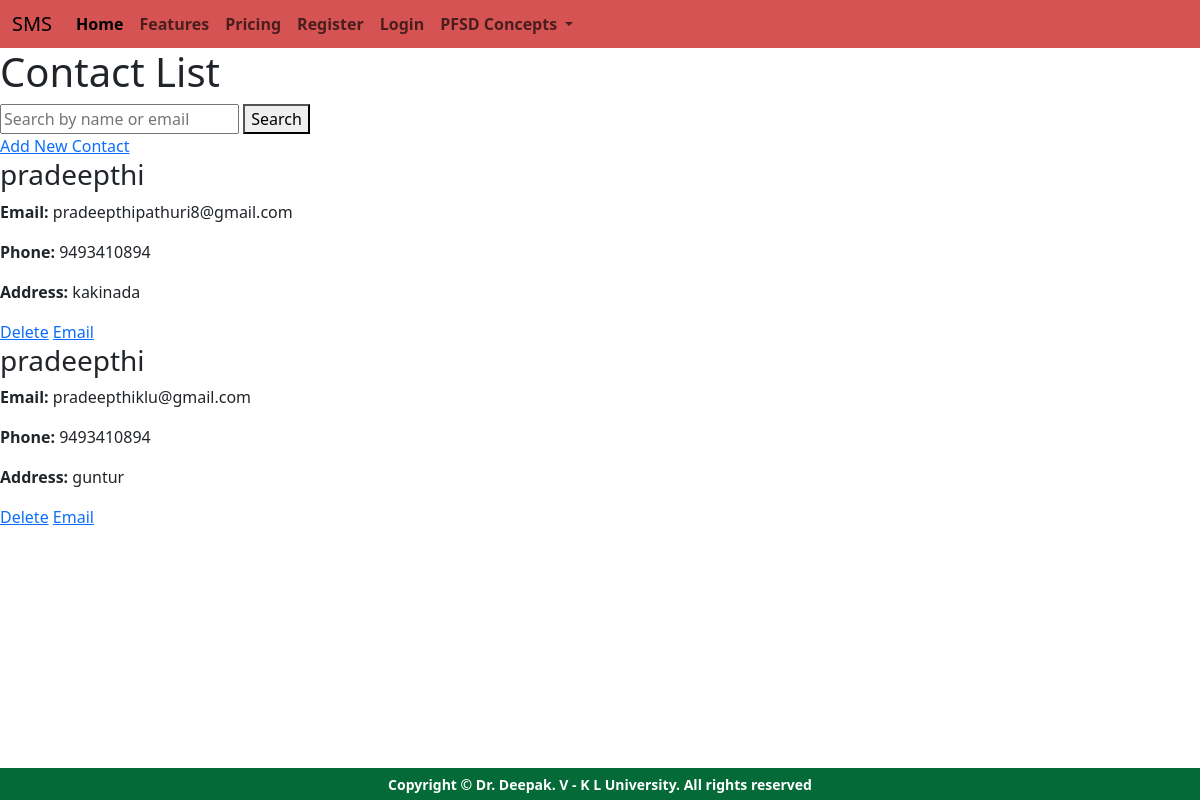
Screenshot of /contact_list/ with the database file from the repository.
### adminapp/models.py (models this page shows, shortened)
class Contact(models.Model):
    name = models.CharField(max_length=100)
    email = models.EmailField()
    phone_number = models.CharField(max_length=15)
    address = models.TextField()

### adminapp/views.py (the view)
# urls.py: path('contact_list/', views.contact_list, name='contact_list'),
def contact_list(request):
    query = request.GET.get('q')
    contacts = Contact.objects.all()
    if query:
        contacts = contacts.filter(name__icontains=query) | contacts.filter(email__icontains=query)
    return render(request, 'adminapp/contact_list.html', {'contacts': contacts})

### templates/adminapp/contact_list.html (shortened to what this page needs)
{% extends 'navbar/ProjectNavbar.html' %}
{% load static %}
{% block body %}
<div class="contact-container">
    <h1>Contact List</h1>
    <form method="GET" class="search-bar">
        <input type="text" name="q" placeholder="Search by name or email">
        <button type="submit">Search</button>
    </form>
    <a href="{% url 'contact_add' %}" class="add-contact-btn">Add New Contact</a>
    {% for contact in contacts %}
    <div class="contact-card">
        <h3>{{ contact.name }}</h3>
        <p><strong>Email:</strong> {{ contact.email }}</p>
        <p><strong>Phone:</strong> {{ contact.phone_number }}</p>
        <p><strong>Address:</strong> {{ contact.address }}</p>
        <div class="contact-buttons">
            <a href="{% url 'contact_delete' contact.pk %}" class="btn-delete">Delete</a>
            <a href="mailto:{{ contact.email }}" class="btn-email">Email</a>
        </div>
    </div>
    {% endfor %}
</div>
{% endblock %}

### rows the page displays
Contact: name "pradeepthi", email "pradeepthipathuri8@gmail.com", phone_number "9493410894", address "kakinada"
Contact: name "pradeepthi", email "pradeepthiklu@gmail.com", phone_number "9493410894", address "guntur"
